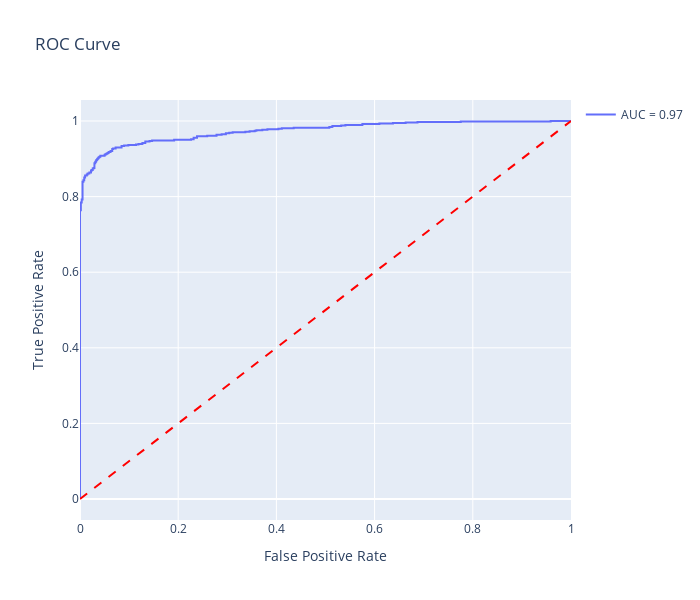

This figure's notebook cell:
### Code cell
evaluator = ModelEvaluator(
    y_true = y_valid,
    y_pred = random_search.predict(X_valid),
    y_proba = random_search.predict_proba(X_valid)[:, 1]
    )

# Display scores
evaluator.display_scores()

# Plot the confusion matrix
evaluator.plot_confusion_matrix()

# Plot the ROC curve
evaluator.plot_roc_curve()

### Figure 1 — Plotly figure (JSON) as saved in the notebook; plotly's stock layout.template omitted (floating-point values rounded to 4 significant figures; data arrays with more than 128 entries replaced by an {"elided": "..."} marker saying what was removed)
{"data": [{"mode": "lines", "name": "AUC = 0.97", "type": "scatter", "x": {"elided": "156 float values"}, "y": {"elided": "156 float values"}}, {"line": {"color": "red", "dash": "dash"}, "mode": "lines", "showlegend": false, "type": "scatter", "x": [0, 1], "y": [0, 1]}], "layout": {"autosize": false, "height": 600, "showlegend": true, "title": {"text": "ROC Curve"}, "width": 700, "xaxis": {"title": {"text": "False Positive Rate"}}, "yaxis": {"title": {"text": "True Positive Rate"}}}}
